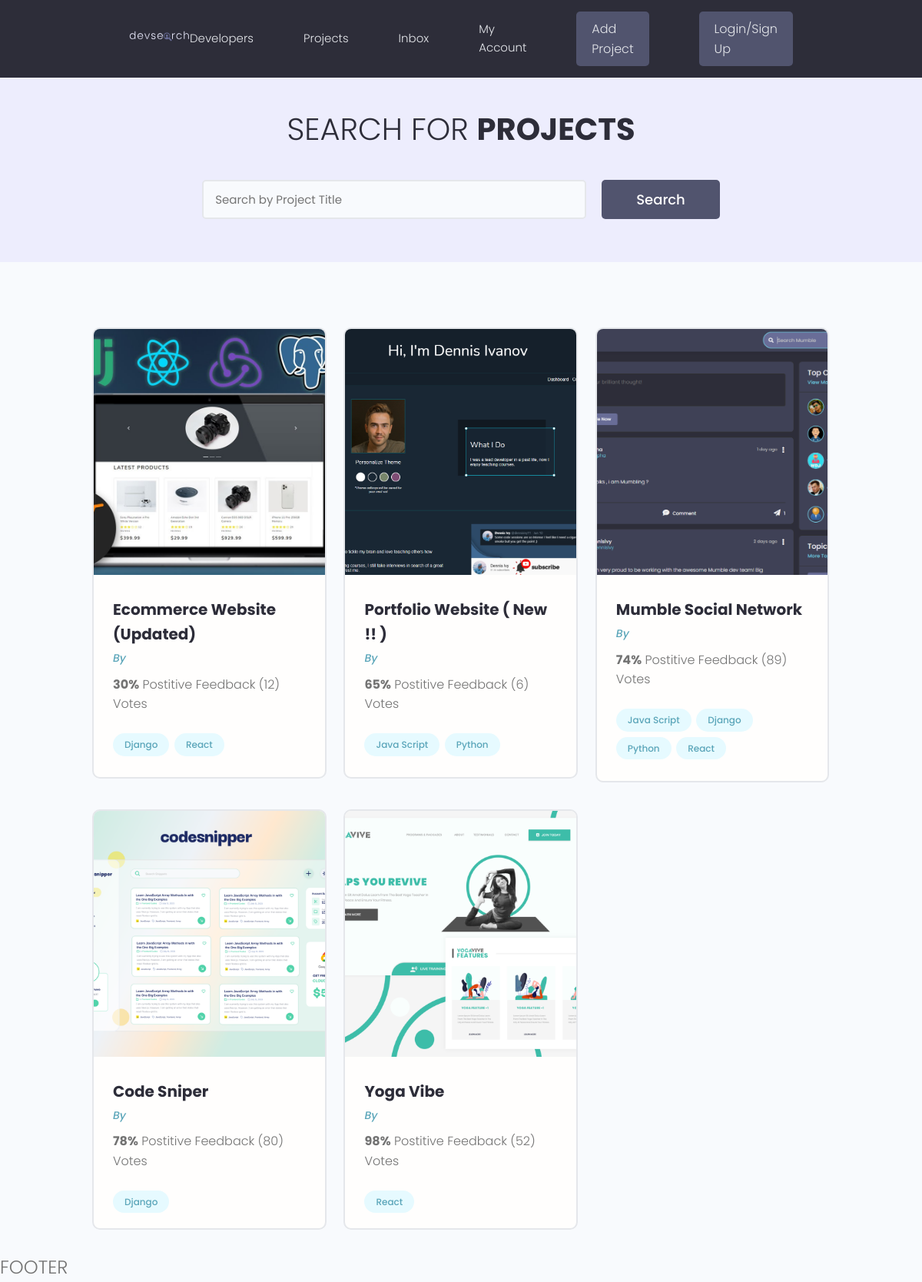
The app's page /projects/, older data.
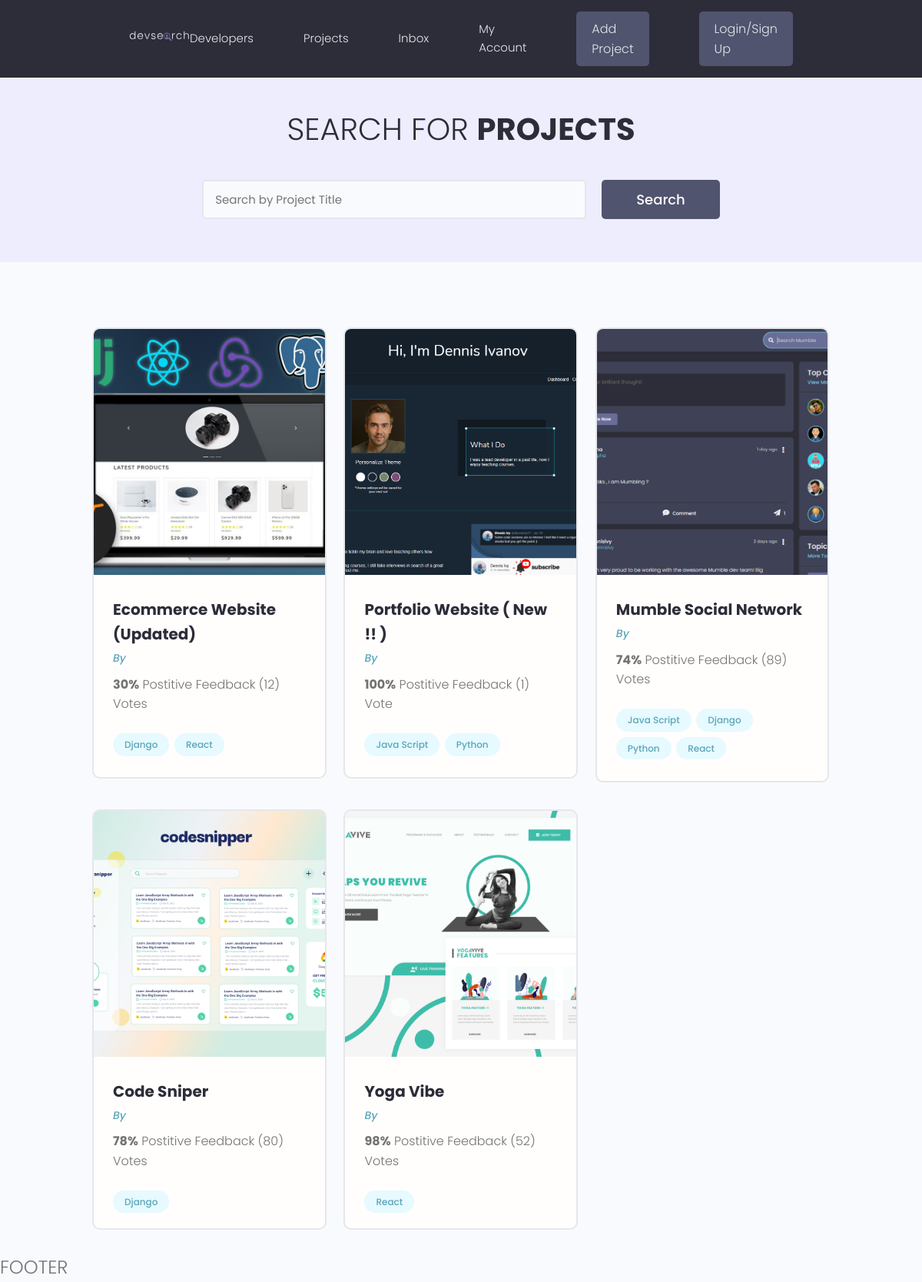
The same page, newer data.
### projects/models.py (models this page shows, shortened)
class Project(models.Model):
    owner = models.ForeignKey(Profile, null=True, blank=True, on_delete=models.SET_NULL)
    title = models.CharField(max_length=200)
    description = models.TextField(null=True, blank=True)
    featured_image = models.ImageField(null=True, blank=True, default="default.jpg")
    demo_link = models.CharField(max_length=2000, null=True, blank=True)
    source_link = models.CharField(max_length=2000, null=True, blank=True)
    tags = models.ManyToManyField("Tag", blank=True)
    vote_total = models.IntegerField(default=0, null=True, blank=True)
    vote_ratio = models.IntegerField(default=0, null=True, blank=True)
    created = models.DateTimeField(auto_now_add=True)
    id = models.UUIDField(
        default=uuid.uuid4, unique=True, primary_key=True, editable=False
    )

class Tag(models.Model):
    name = models.CharField(max_length=200)
    created = models.DateTimeField(auto_now_add=True)
    id = models.UUIDField(
        default=uuid.uuid4, unique=True, primary_key=True, editable=False
    )

### projects/views.py (the view)
# urls.py: path("projects/", include("projects.urls")),
def projects(request):
    projects = Project.objects.all()
    context = {"projects": projects}
    return render(request, "projects/projects.html", context)

### projects/templates/projects/projects.html (shortened to what this page needs)
{% extends 'main.html' %} {% block content %}
<main class="projects">
  <section class="hero-section text-center">
    <div class="container container--narrow">
      <div class="hero-section__box">
        <h2>Search for <span>Projects</span></h2>
      </div>
      <div class="hero-section__search">
        <form class="form" action="#" method="get">
          <div class="form__field">
            <input class="input input--text" id="formInput#search" type="text" name="text"
              placeholder="Search by Project Title" />
          </div>
          <input class="btn btn--sub btn--lg" type="submit" value="Search" />
        </form>
      </div>
    </div>
  </section>
  <section class="projectsList">
    <div class="container">
      <div class="grid grid--three">
        {% for project in projects %}
        <div class="column">
          <div class="card project">
            <a href="{% url 'project' project.id %}" class="project">
              <img class="project__thumbnail" src="{{ project.featured_image.url }}" alt="project thumbnail" />
              <div class="card__body">
                <h3 class="project__title">{{project.title}}</h3>
                <p><a class="project__author" href="{% url 'project' project.id %}">By {{project.owner.name}}</a></p>
                <p class="project--rating">
                  <span style="font-weight: bold;">{{project.vote_ratio}}%</span> Postitive
                  Feedback ({{project.vote_total}}) Vote{{project.vote_total|pluralize:"s"}}
                </p>
                <div class="project__tags">
                  {% for tag in project.tags.all %}
                  <span class="tag tag--pill tag--main">
                    <small>{{tag.name}}</small>
                  </span>
                  {% endfor %}
                </div>
              </div>
            </a>
          </div>
        </div>
        {% endfor %}
      </div>
    </div>
  </section>
</main>
{% endblock %}

### templates/main.html (shortened to what this page needs)
{% load static %}
<!DOCTYPE html>
<html lang="en">
  <head>
    <link rel="stylesheet" href="https://cdn.iconmonstr.com/1.3.0/css/iconmonstr-iconic-font.min.css" />
    <link rel="stylesheet" href="{% static 'uikit/styles/uikit.css' %}" />
    <link rel="stylesheet" href="{% static 'styles/app.css' %}" />
  </head>
<body>
  {% include 'navbar.html' %} {% block content %} {% endblock %}
  <h5>FOOTER</h5>
</body>
</html>

### templates/navbar.html (shortened to what this page needs)
{% load static %}
<header class="header">
    <div class="container container--narrow">
      <a href="{% url 'profiles' %}" class="header__logo">
        <img src="{% static 'images/logo.svg' %}" alt="DevSearch Logo" />
      </a>
      <nav class="header__nav">
        <ul class="header__menu">
          <li class="header__menuItem"><a href="{% url 'profiles' %}">Developers</a></li>
          <li class="header__menuItem"><a href="{% url 'projects' %}">Projects</a></li>
          <li class="header__menuItem"><a href="">Inbox</a></li>
          <li class="header__menuItem"><a href="">My Account</a></li>
          <li class="header__menuItem"><a href="{% url 'create-project' %}" class="btn btn--sub">Add Project</a></li>
          <li class="header__menuItem"><a href="" class="btn btn--sub">Login/Sign Up</a></li>
        </ul>
      </nav>
    </div>
  </header>

### static/styles/app.css (style rules this page uses)
:root { --color-sub: #2d2d39; }
.btn--sub { background-color: var(--color-sub-light); }
.card { border: 2px solid var(--color-light); }
img { width: 100%; }
.header { position: sticky; z-index: 111; background-color: var(--color-sub); padding: 1.5rem 0; }
.header > .container { display: flex; justify-content: space-between; align-items: center; }
.header__logo > img { height: 3.8rem; }
.header__nav > ul { display: inline-flex; align-items: center; list-style: none; gap: 6.5rem; }
.header__menuItem > a { color: var(--color-light); font-weight: 300; }
.hero-section { height: 40vh; display: flex; align-items: center; background-color: var(--color-sub); }
.hero-section__box { margin-bottom: 4rem; }
.hero-section__box > h2, .hero-section__box > h2 > span { font-size: 4rem; color: var(--color-light); line-height: 1.3; text-transform: uppercase; }
.hero-section__box > h2 { font-weight: 300; }
.hero-section__box > h2 > span { font-weight: 700; }
.hero-section__search > .form { display: flex; align-items: center; justify-content: center; gap: 2rem; }
.hero-section__search > .form input.input--text { width: 50rem; }
.project__author { font-size: 1.4rem; font-style: italic; }
.project--rating { margin-bottom: 1.6em; margin-top: .5em; }
.projects > .hero-section { background: var(--color-sub-lighter); height: 30vh; }
.projects .hero-section__box { margin-bottom: 2.5rem; }
.projects .hero-section__box > h2 { color: var(--color-sub); }
.projects .hero-section__box > h2 > span { font-weight: 700; color: var(--color-sub); }
.projectsList { margin-top: 8rem; }
.project__thumbnail { height: 32rem; object-fit: cover; object-position: top center; }
.project__title { font-size: 2rem; font-weight: 700; color: var(--color-sub); }

### static/uikit/styles/modules/_variables.css (style rules this page uses)
:root { --color-main: #5aa5b9; --color-main-light: #e6faff; --color-sub: #3f4156; --color-sub-light: #51546e; --color-sub-lighter: #ededfd; --color-text: #737373; --color-gray: #8b8b8b; --color-light: #e5e7eb; --color-light-gray: #767676; --color-bg: #f8fafd; --color-white: #fffefd; --color-white-light: #f3f3f3; --color-success: #359e64; --color-success-bg: #def8e8; --color-error: #fc4b0b; --color-error-bg: #fff2ee; --font-base: 'Poppins', arial, helvetica, 'Segoe UI', roboto, ubuntu, sans-serif; --font-monospace: 'Fira Code', 'Courier New', courier, monospace; --font-regular: 300; --font-medium: 500; --font-bold: 700; --generic-shadow: 1px 1px 5px #00000010; --generic-transition: all 0.3s ease-in-out; }

### static/uikit/styles/modules/_base.css (style rules this page uses)
* { margin: 0; padding: 0; box-sizing: border-box; text-rendering: optimizeLegibility; color: inherit; font-size: inherit; }
html { font-size: 50%; }
@media only screen and (min-width: 480px) { html { font-size: 56.25%; } }
@media only screen and (min-width: 1200px) { html { font-size: 62.5%; } }
body { line-height: 1.6; font-weight: 400; font-size: 1.5rem; color: var(--color-text); background-color: var(--color-bg); min-height: 100vh; }

### static/uikit/styles/modules/_typography.css (style rules this page uses)
* { font-family: var(--font-base); }
h2 { font-size: 3.6rem; font-weight: var(--font-bold); }
h3 { font-size: 3.2rem; font-weight: var(--font-medium); }
h5 { font-size: 2.4rem; font-weight: var(--font-medium); }
h5, h6 { font-weight: var(--font-regular); }
p, span, strong { font-size: 1.6rem; color: var(--color-text); font-weight: var(--font-regular); }
a { padding-bottom: 2px; text-decoration: none; display: inline-block; color: var(--color-main); font-weight: var(--font-medium); }

### static/uikit/styles/modules/_utilities.css (style rules this page uses)
.container { width: 92%; max-width: 165rem; margin: 0 auto; box-sizing: border-box; }
.container--narrow { width: 92%; max-width: 120rem; }
@media screen and (min-width: 1000px) { .container { width: 90%; } }
@media screen and (min-width: 1000px) { .container--narrow { width: 85%; } }
@media screen and (min-width: 1200px) { .container { width: 80%; } }
@media screen and (min-width: 1200px) { .container--narrow { width: 72%; } }
.text-center { text-align: center; }

### static/uikit/styles/modules/_card.css (style rules this page uses)
.card { border-radius: 1rem; background-color: var(--color-white); border: 1.5px solid var(--color-light); width: auto; height: auto; margin-top: 0.5rem; margin-bottom: 0.5rem; overflow: hidden; }
.card__body, .card__header { padding: 2rem 2.5rem; }

### static/uikit/styles/modules/_form.css (style rules this page uses)
.form { display: block; }
.form__field { margin-top: 1.5rem; margin-bottom: 1.5rem; }
input.input[type='text'], input.input[type='email'], input.input[type='password'], input.input[type='number'], textarea.input { min-width: 24rem; width: 100%; padding: 1.2rem 1.5rem; border-radius: 0.5rem; border: 2px solid var(--color-light); transition: all 0.3s ease-in-out; background-color: var(--color-bg); }

Row changes from the older to the newer data that the page shows:
changed Project "Portfolio Website ( New !! )": vote_ratio "65" → "100"; vote_total "6" → "1"
